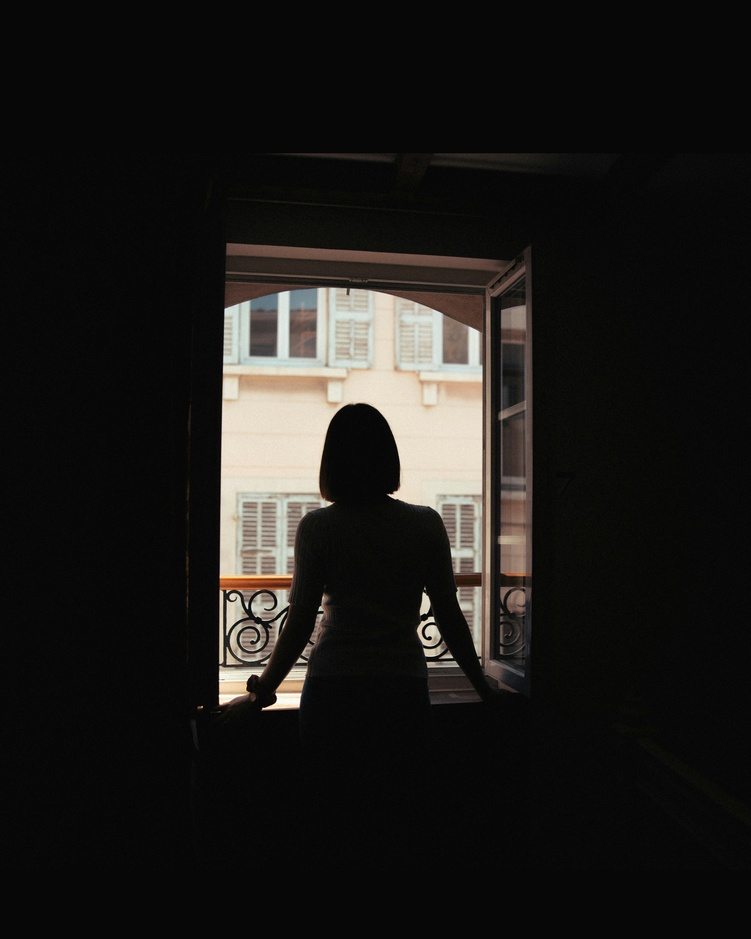
#> input picture IT5437---Computer-Vision/Q4/Woman.jpg, 751 x 939 px, shrunk from 4693 x 5867 before the run
$ python Q4.py
#> lines starting #> are read from the running program, lines starting #| are printed output that depends on the picture; after the words box and inside, x2 and y2 are one past the last pixel; in counts of white or black regions, pixels touching at a corner belong together
import cv2 as cv
import numpy as np
import matplotlib.pyplot as plt

#  Load & convert to grayscale
img_bgr  = cv.imread('Woman.jpg')
#> img_bgr is the input picture: shape (939, 751, 3); mean B, G, R 25.1, 27.4, 29
assert img_bgr is not None, "Image not found."
img_gray = cv.cvtColor(img_bgr, cv.COLOR_BGR2GRAY)
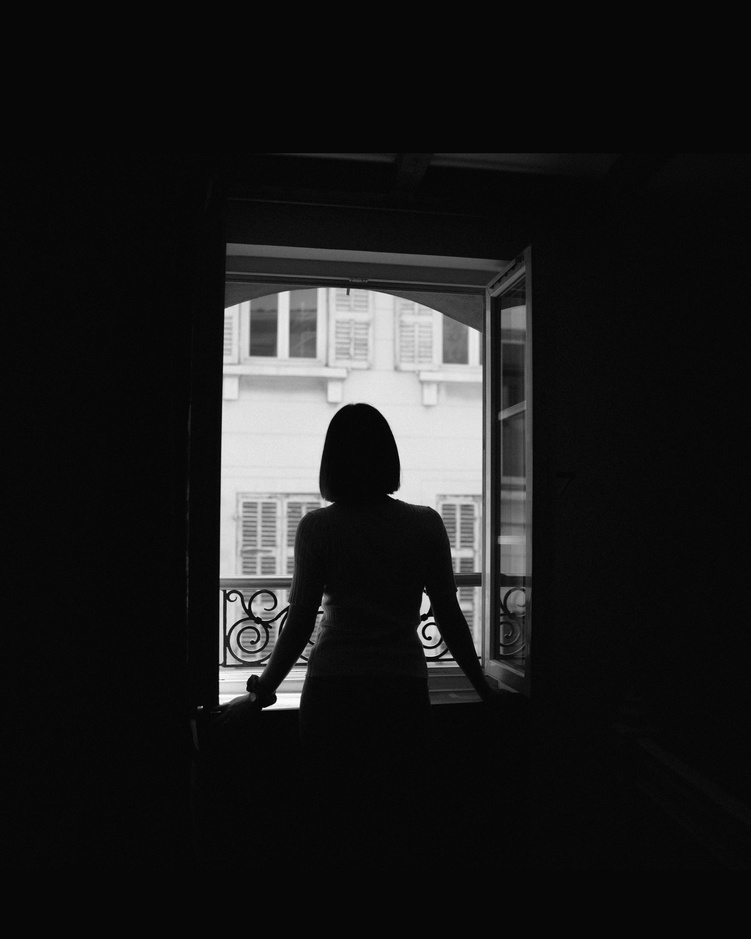
#> img_gray: shape (939, 751); min 0, max 254, mean 27.6


# Thresholding

thresh_val, binary = cv.threshold(
    img_gray, 0, 255,
    cv.THRESH_BINARY_INV + cv.THRESH_OTSU   # INV: foreground=dark → white mask
)
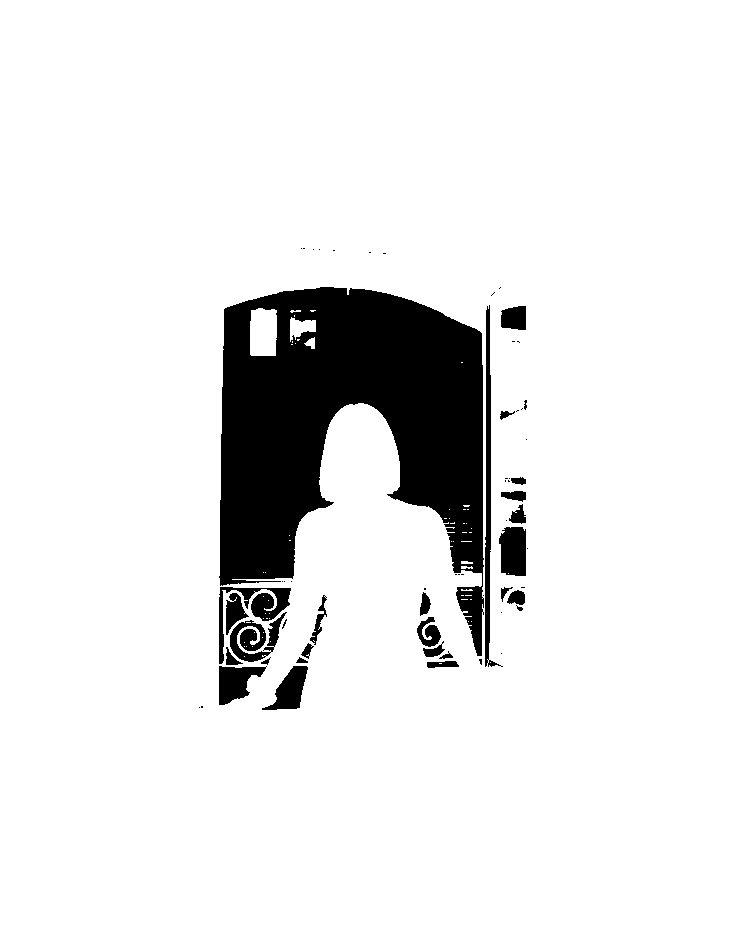
#> binary: shape (939, 751); 90.7% white; 62 black regions (35 under 20 px), largest, box (x1, y1, x2, y2) and area: (219, 287, 484, 656) 54243, (485, 305, 503, 667) 1746, (219, 587, 291, 664) 1398
#> thresh_val = 101
print(f"Otsu threshold value: {thresh_val}")
#| Otsu threshold value: 101.0


foreground_mask = binary  # uint8, values 0 or 255


# Histogram Equalization ONLY on foreground region

def my_histeq(img: np.ndarray) -> np.ndarray:

    hist  = np.zeros(256, dtype=np.int64)
    for val in img.ravel():
        hist[val] += 1
    cdf     = np.cumsum(hist)
    cdf_min = cdf[cdf > 0].min()
    N       = img.size
    lut     = np.floor(
        (cdf - cdf_min) / (N - cdf_min) * 255
    ).clip(0, 255).astype(np.uint8)
    lut[cdf == 0] = 0
    return lut[img]


fg_pixels = img_gray[foreground_mask == 255]          # 1-D array of fg pixels


hist  = np.zeros(256, dtype=np.int64)
for v in fg_pixels:
    hist[v] += 1
#> after the loop, hist = 256 values, max 272135 at index 7, min 0 at index 102, mean 2499.2
cdf     = np.cumsum(hist)
#> cdf = 256 values from 9 to 639783
cdf_min = cdf[cdf > 0].min()
#> cdf_min = 9
N       = fg_pixels.size
#> N = 639783
lut     = np.floor(
    (cdf - cdf_min) / (N - cdf_min) * 255
).clip(0, 255).astype(np.uint8)
#> lut = 256 values from 0 to 255
lut[cdf == 0] = 0


result = img_gray.copy()
result[foreground_mask == 255] = lut[img_gray[foreground_mask == 255]]
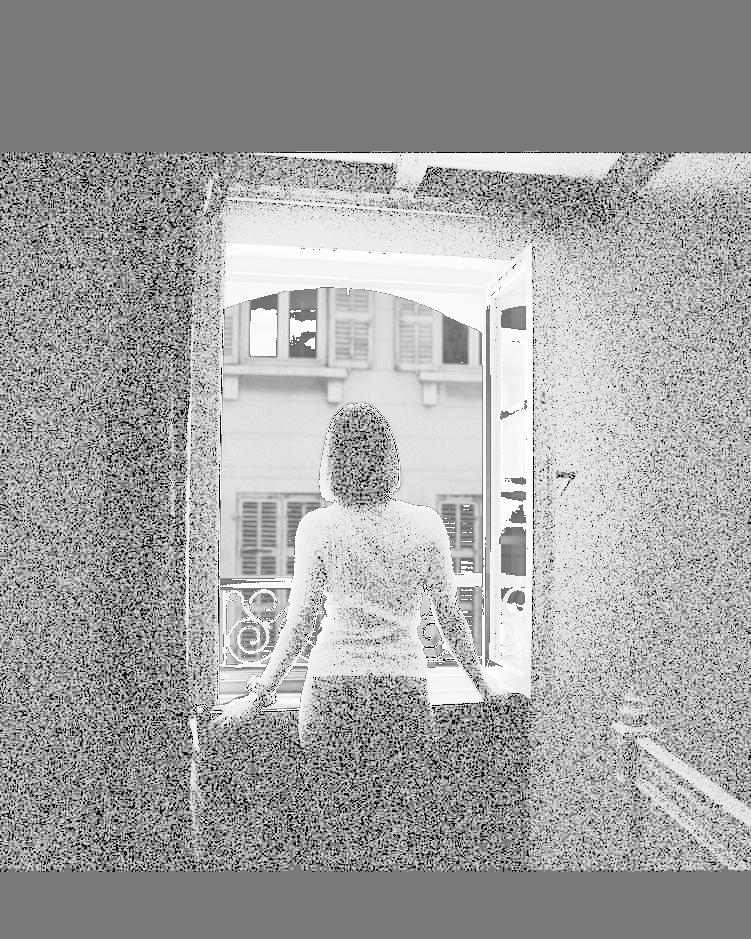
#> result: shape (939, 751); min 0, max 255, mean 161.7


fig, axes = plt.subplots(2, 4, figsize=(18, 9))


imgs_top = [img_gray, foreground_mask, img_gray, result]
titles_top = [
    'Original Grayscale',
    f'Otsu Mask\n(threshold = {int(thresh_val)})',
    'Original (foreground only)',
    'After Selective Equalization'
]
for ax, im, t in zip(axes[0], imgs_top, titles_top):
    ax.imshow(im, cmap='gray', vmin=0, vmax=255)
    ax.set_title(t, fontsize=10)
    ax.axis('off')
#> this loop made 4 passes
#> t on passes 1, 3, 4: 'Original Grayscale', 'Original (foreground only)', 'After Selective Equalization'


overlay = cv.cvtColor(img_gray, cv.COLOR_GRAY2BGR)
overlay[foreground_mask == 0] = [0, 0, 180]   # blue = background
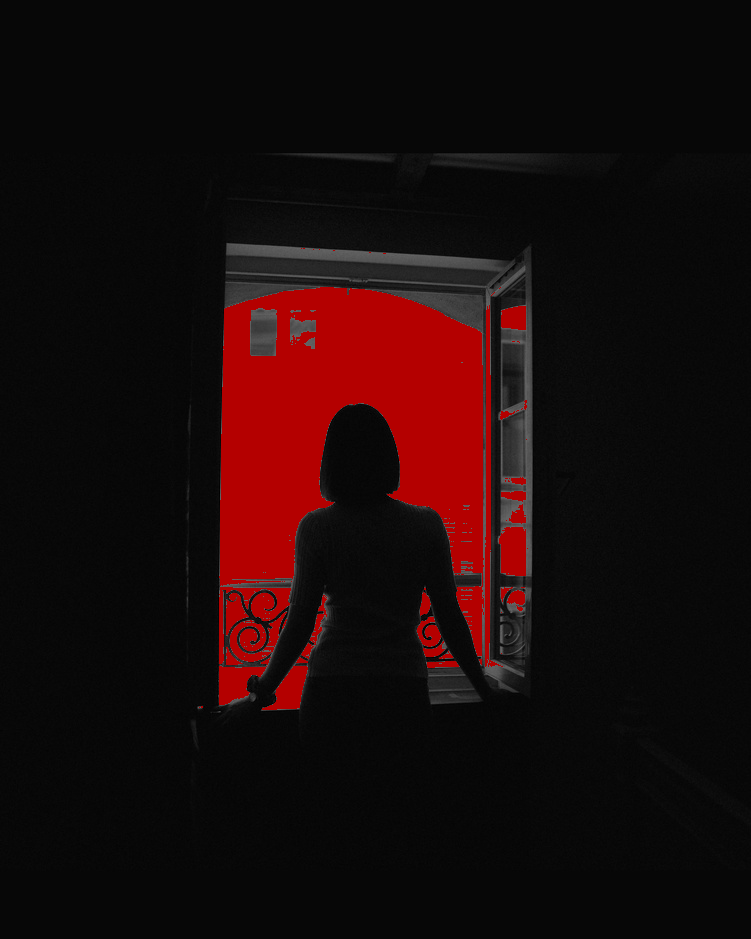
#> overlay: shape (939, 751, 3); mean B, G, R 9.8, 9.8, 26.5
axes[0][2].imshow(cv.cvtColor(overlay, cv.COLOR_BGR2RGB))
axes[0][2].set_title('Foreground Overlay\n(blue = background)', fontsize=10)
axes[0][2].axis('off')


def plot_hist_region(ax, image, mask_val, mask, title, color):
    px = image[mask == mask_val] if mask is not None else image.ravel()
    ax.hist(px, bins=256, range=(0,255), color=color,
            edgecolor='none', alpha=0.85)
    ax.set_title(title, fontsize=9)
    ax.set_xlim(0, 255)
    ax.set_xlabel('Intensity')
    ax.set_ylabel('Count')

plot_hist_region(axes[1,0], img_gray, None,  None,              'Hist – Full Original',    'steelblue')
plot_hist_region(axes[1,1], img_gray, 255,   foreground_mask,   'Hist – Foreground Only',  'darkorange')
plot_hist_region(axes[1,2], result,   255,   foreground_mask,   'Hist – After Eq (FG)',    'tomato')
plot_hist_region(axes[1,3], result,   None,  None,              'Hist – Full Result',      'seagreen')


plt.tight_layout()
plt.savefig('q4_results.png', dpi=150)
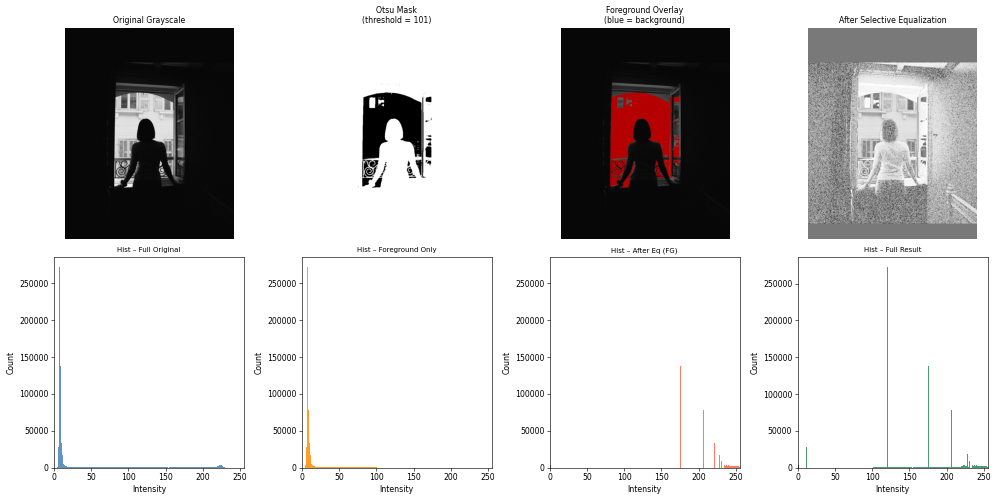
#> figure drawn by matplotlib, 8 panels; panel 5: tallest bar 272135 high, from x = 6.97 to 7.97; panel 6: tallest bar 272135 high, from x = 6.97 to 7.97; panel 7: tallest bar 272135 high, from x = 120.5 to 121.5; panel 8: tallest bar 272414 high, from x = 120.5 to 121.5
plt.show()
